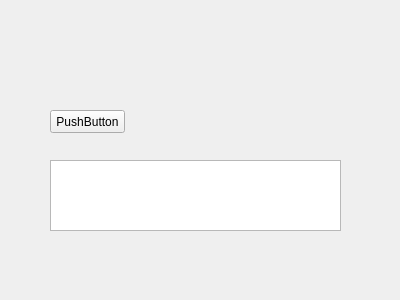
<?xml version="1.0" encoding="UTF-8"?>
<ui version="4.0">
 <class>Environment</class>
 <widget class="QWidget" name="Environment">
  <property name="geometry">
   <rect>
    <x>0</x>
    <y>0</y>
    <width>400</width>
    <height>300</height>
   </rect>
  </property>
  <property name="windowTitle">
   <string>Form</string>
  </property>
  <widget class="QTextEdit" name="textEdit">
   <property name="geometry">
    <rect>
     <x>50</x>
     <y>160</y>
     <width>291</width>
     <height>71</height>
    </rect>
   </property>
  </widget>
  <widget class="QPushButton" name="pushButton">
   <property name="geometry">
    <rect>
     <x>50</x>
     <y>110</y>
     <width>75</width>
     <height>23</height>
    </rect>
   </property>
   <property name="text">
    <string>PushButton</string>
   </property>
  </widget>
 </widget>
 <resources/>
 <connections/>
</ui>
